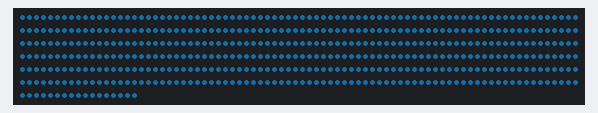
Recording of a sketch running on a simulated Arduino Uno, built with avr-gcc and run on an emulated ATmega328P. Parts: 497 RGB LEDs in strip order, left to right, continuing on the next row. Dim RGB values are drawn brighter than linear; what the sketch prints to the serial monitor is not drawn.

Above: at 2.44 s.
At 35.78 s:
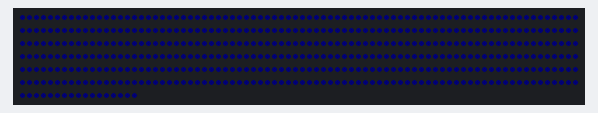

The sketch:

brilloRespiracion.ino
```cpp
//***************************************************************
// Breathing effect
// Color shifts from hueA to hueB as it pulses.
//
// Set A and B to the same hue if you don't want the color to
// change.  Saturation for the high and low can also be set.
//
// Marc Miller, 2015
// Updated Aug 2020 - removed delay, added dim8_video
//***************************************************************

#include "FastLED.h"
#define LED_TYPE    WS2811  //WS2811, WS2812, WS2812B
#define COLOR_ORDER BRG
#define DATA_PIN 18
#define NUM_LEDS 497
#define BRIGHTNESS 200
CRGB leds[NUM_LEDS];

static float pulseSpeed = 0.5;  // Larger value gives faster pulse.

uint8_t hueA = 140;  // Start hue at valueMin.
uint8_t satA = 120;  // Start saturation at valueMin.
float valueMin = 10.0;  // Pulse minimum value (Should be less then valueMax).

uint8_t hueB = 140;  // End hue at valueMax.
uint8_t satB = 120;  // End saturation at valueMax.
float valueMax = 200.0;  // Pulse maximum value (Should be larger then valueMin).

uint8_t hue = hueA;  // Do Not Edit
uint8_t sat = satA;  // Do Not Edit
float val = valueMin;  // Do Not Edit

uint8_t hueDelta = hueA - hueB;  // Do Not Edit
static float delta = (valueMax - valueMin) / 2.35040238;  // Do Not Edit


//---------------------------------------------------------------
void setup(){
  Serial.begin(115200);  // Allows serial monitor output (check baud rate)
  delay(2000);  // Startup delay
  FastLED.addLeds<LED_TYPE, DATA_PIN, COLOR_ORDER>(leds, NUM_LEDS);
  FastLED.setBrightness(BRIGHTNESS);
  FastLED.clear();
  FastLED.show();
  Serial.println("Setup done.  \n");
}


//---------------------------------------------------------------
void loop(){
  float dV = ((exp(sin(pulseSpeed * millis()/2000.0*PI)) -0.36787944) * delta);
  val = valueMin + dV;
  hue = map(val, valueMin, valueMax, hueA, hueB);  // Map hue based on current val
  sat = map(val, valueMin, valueMax, satA, satB);  // Map sat based on current val

  for (int i = 0; i < NUM_LEDS; i++) {
    leds[i] = CHSV(hue, sat, val);

    // You can experiment with commenting out these dim8_video lines
    // to get a different sort of look.
    leds[i].r = dim8_video(leds[i].r);
    leds[i].g = dim8_video(leds[i].g);
    leds[i].b = dim8_video(leds[i].b);
  }

  FastLED.show();

} // end_main_loop
```
